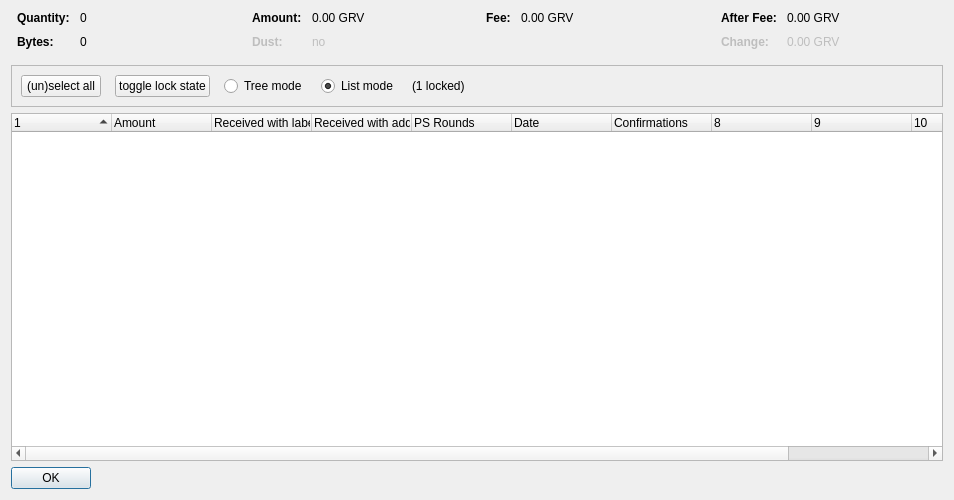
<?xml version="1.0" encoding="UTF-8"?>
<ui version="4.0">
 <class>CoinControlDialog</class>
 <widget class="QDialog" name="CoinControlDialog">
  <property name="geometry">
   <rect>
    <x>0</x>
    <y>0</y>
    <width>954</width>
    <height>500</height>
   </rect>
  </property>
  <property name="windowTitle">
   <string>Coin Selection</string>
  </property>
  <layout class="QVBoxLayout" name="verticalLayout">
   <item>
    <layout class="QHBoxLayout" name="horizontalLayoutTop" stretch="0,0,0,0">
     <property name="topMargin">
      <number>0</number>
     </property>
     <property name="bottomMargin">
      <number>10</number>
     </property>
     <item>
      <layout class="QFormLayout" name="formLayoutCoinControl1">
       <property name="horizontalSpacing">
        <number>10</number>
       </property>
       <property name="verticalSpacing">
        <number>10</number>
       </property>
       <property name="leftMargin">
        <number>6</number>
       </property>
       <property name="rightMargin">
        <number>6</number>
       </property>
       <item row="0" column="0">
        <widget class="QLabel" name="labelCoinControlQuantityText">
         <property name="font">
          <font>
           <weight>75</weight>
           <bold>true</bold>
          </font>
         </property>
         <property name="text">
          <string>Quantity:</string>
         </property>
        </widget>
       </item>
       <item row="0" column="1">
        <widget class="QLabel" name="labelCoinControlQuantity">
         <property name="cursor">
          <cursorShape>IBeamCursor</cursorShape>
         </property>
         <property name="contextMenuPolicy">
          <enum>Qt::ActionsContextMenu</enum>
         </property>
         <property name="text">
          <string notr="true">0</string>
         </property>
         <property name="textInteractionFlags">
          <set>Qt::LinksAccessibleByMouse|Qt::TextSelectableByKeyboard|Qt::TextSelectableByMouse</set>
         </property>
        </widget>
       </item>
       <item row="1" column="0">
        <widget class="QLabel" name="labelCoinControlBytesText">
         <property name="font">
          <font>
           <weight>75</weight>
           <bold>true</bold>
          </font>
         </property>
         <property name="text">
          <string>Bytes:</string>
         </property>
        </widget>
       </item>
       <item row="1" column="1">
        <widget class="QLabel" name="labelCoinControlBytes">
         <property name="cursor">
          <cursorShape>IBeamCursor</cursorShape>
         </property>
         <property name="contextMenuPolicy">
          <enum>Qt::ActionsContextMenu</enum>
         </property>
         <property name="text">
          <string notr="true">0</string>
         </property>
         <property name="textInteractionFlags">
          <set>Qt::LinksAccessibleByMouse|Qt::TextSelectableByKeyboard|Qt::TextSelectableByMouse</set>
         </property>
        </widget>
       </item>
      </layout>
     </item>
     <item>
      <layout class="QFormLayout" name="formLayoutCoinControl2">
       <property name="horizontalSpacing">
        <number>10</number>
       </property>
       <property name="verticalSpacing">
        <number>10</number>
       </property>
       <property name="leftMargin">
        <number>6</number>
       </property>
       <property name="rightMargin">
        <number>6</number>
       </property>
       <item row="0" column="0">
        <widget class="QLabel" name="labelCoinControlAmountText">
         <property name="font">
          <font>
           <weight>75</weight>
           <bold>true</bold>
          </font>
         </property>
         <property name="text">
          <string>Amount:</string>
         </property>
        </widget>
       </item>
       <item row="0" column="1">
        <widget class="QLabel" name="labelCoinControlAmount">
         <property name="cursor">
          <cursorShape>IBeamCursor</cursorShape>
         </property>
         <property name="contextMenuPolicy">
          <enum>Qt::ActionsContextMenu</enum>
         </property>
         <property name="text">
          <string notr="true">0.00 GRV</string>
         </property>
         <property name="textInteractionFlags">
          <set>Qt::LinksAccessibleByMouse|Qt::TextSelectableByKeyboard|Qt::TextSelectableByMouse</set>
         </property>
        </widget>
       </item>
       <item row="1" column="0">
        <widget class="QLabel" name="labelCoinControlLowOutputText">
         <property name="enabled">
          <bool>false</bool>
         </property>
         <property name="font">
          <font>
           <weight>75</weight>
           <bold>true</bold>
          </font>
         </property>
         <property name="text">
          <string>Dust:</string>
         </property>
        </widget>
       </item>
       <item row="1" column="1">
        <widget class="QLabel" name="labelCoinControlLowOutput">
         <property name="enabled">
          <bool>false</bool>
         </property>
         <property name="cursor">
          <cursorShape>IBeamCursor</cursorShape>
         </property>
         <property name="contextMenuPolicy">
          <enum>Qt::ActionsContextMenu</enum>
         </property>
         <property name="text">
          <string notr="true">no</string>
         </property>
         <property name="textInteractionFlags">
          <set>Qt::LinksAccessibleByMouse|Qt::TextSelectableByKeyboard|Qt::TextSelectableByMouse</set>
         </property>
        </widget>
       </item>
      </layout>
     </item>
     <item>
      <layout class="QFormLayout" name="formLayoutCoinControl3">
       <property name="horizontalSpacing">
        <number>10</number>
       </property>
       <property name="verticalSpacing">
        <number>10</number>
       </property>
       <property name="leftMargin">
        <number>6</number>
       </property>
       <property name="rightMargin">
        <number>6</number>
       </property>
       <item row="0" column="0">
        <widget class="QLabel" name="labelCoinControlFeeText">
         <property name="font">
          <font>
           <weight>75</weight>
           <bold>true</bold>
          </font>
         </property>
         <property name="text">
          <string>Fee:</string>
         </property>
        </widget>
       </item>
       <item row="0" column="1">
        <widget class="QLabel" name="labelCoinControlFee">
         <property name="cursor">
          <cursorShape>IBeamCursor</cursorShape>
         </property>
         <property name="contextMenuPolicy">
          <enum>Qt::ActionsContextMenu</enum>
         </property>
         <property name="text">
          <string notr="true">0.00 GRV</string>
         </property>
         <property name="textInteractionFlags">
          <set>Qt::LinksAccessibleByMouse|Qt::TextSelectableByKeyboard|Qt::TextSelectableByMouse</set>
         </property>
        </widget>
       </item>
      </layout>
     </item>
     <item>
      <layout class="QFormLayout" name="formLayoutCoinControl4">
       <property name="horizontalSpacing">
        <number>10</number>
       </property>
       <property name="verticalSpacing">
        <number>10</number>
       </property>
       <property name="leftMargin">
        <number>6</number>
       </property>
       <property name="rightMargin">
        <number>6</number>
       </property>
       <item row="0" column="0">
        <widget class="QLabel" name="labelCoinControlAfterFeeText">
         <property name="font">
          <font>
           <weight>75</weight>
           <bold>true</bold>
          </font>
         </property>
         <property name="text">
          <string>After Fee:</string>
         </property>
        </widget>
       </item>
       <item row="0" column="1">
        <widget class="QLabel" name="labelCoinControlAfterFee">
         <property name="cursor">
          <cursorShape>IBeamCursor</cursorShape>
         </property>
         <property name="contextMenuPolicy">
          <enum>Qt::ActionsContextMenu</enum>
         </property>
         <property name="text">
          <string notr="true">0.00 GRV</string>
         </property>
         <property name="textInteractionFlags">
          <set>Qt::LinksAccessibleByMouse|Qt::TextSelectableByKeyboard|Qt::TextSelectableByMouse</set>
         </property>
        </widget>
       </item>
       <item row="1" column="0">
        <widget class="QLabel" name="labelCoinControlChangeText">
         <property name="enabled">
          <bool>false</bool>
         </property>
         <property name="font">
          <font>
           <weight>75</weight>
           <bold>true</bold>
          </font>
         </property>
         <property name="text">
          <string>Change:</string>
         </property>
        </widget>
       </item>
       <item row="1" column="1">
        <widget class="QLabel" name="labelCoinControlChange">
         <property name="enabled">
          <bool>false</bool>
         </property>
         <property name="cursor">
          <cursorShape>IBeamCursor</cursorShape>
         </property>
         <property name="contextMenuPolicy">
          <enum>Qt::ActionsContextMenu</enum>
         </property>
         <property name="text">
          <string notr="true">0.00 GRV</string>
         </property>
         <property name="textInteractionFlags">
          <set>Qt::LinksAccessibleByMouse|Qt::TextSelectableByKeyboard|Qt::TextSelectableByMouse</set>
         </property>
        </widget>
       </item>
      </layout>
     </item>
    </layout>
   </item>
   <item>
    <widget class="QFrame" name="frame">
     <property name="minimumSize">
      <size>
       <width>0</width>
       <height>40</height>
      </size>
     </property>
     <property name="frameShape">
      <enum>QFrame::StyledPanel</enum>
     </property>
     <property name="frameShadow">
      <enum>QFrame::Sunken</enum>
     </property>
     <layout class="QHBoxLayout" name="horizontalLayout">
      <item>
       <layout class="QHBoxLayout" name="horizontalLayoutPanel" stretch="0,0,0,0,0,0">
        <property name="spacing">
         <number>14</number>
        </property>
        <item>
         <widget class="QPushButton" name="pushButtonSelectAll">
          <property name="sizePolicy">
           <sizepolicy hsizetype="Maximum" vsizetype="Fixed">
            <horstretch>0</horstretch>
            <verstretch>0</verstretch>
           </sizepolicy>
          </property>
          <property name="text">
           <string>(un)select all</string>
          </property>
          <property name="autoDefault">
           <bool>false</bool>
          </property>
         </widget>
        </item>
        <item>
         <widget class="QPushButton" name="pushButtonToggleLock">
          <property name="sizePolicy">
           <sizepolicy hsizetype="Maximum" vsizetype="Fixed">
            <horstretch>0</horstretch>
            <verstretch>0</verstretch>
           </sizepolicy>
          </property>
          <property name="text">
           <string>toggle lock state</string>
          </property>
          <property name="autoDefault">
           <bool>false</bool>
          </property>
         </widget>
        </item>
        <item>
         <widget class="QRadioButton" name="radioTreeMode">
          <property name="sizePolicy">
           <sizepolicy hsizetype="Maximum" vsizetype="Fixed">
            <horstretch>0</horstretch>
            <verstretch>0</verstretch>
           </sizepolicy>
          </property>
          <property name="text">
           <string>Tree mode</string>
          </property>
         </widget>
        </item>
        <item>
         <widget class="QRadioButton" name="radioListMode">
          <property name="sizePolicy">
           <sizepolicy hsizetype="Maximum" vsizetype="Fixed">
            <horstretch>0</horstretch>
            <verstretch>0</verstretch>
           </sizepolicy>
          </property>
          <property name="text">
           <string>List mode</string>
          </property>
          <property name="checked">
           <bool>true</bool>
          </property>
         </widget>
        </item>
        <item>
         <widget class="QLabel" name="labelLocked">
          <property name="text">
           <string>(1 locked)</string>
          </property>
         </widget>
        </item>
        <item>
         <spacer name="horizontalSpacer">
          <property name="orientation">
           <enum>Qt::Horizontal</enum>
          </property>
          <property name="sizeHint" stdset="0">
           <size>
            <width>40</width>
            <height>20</height>
           </size>
          </property>
         </spacer>
        </item>
       </layout>
      </item>
     </layout>
    </widget>
   </item>
   <item>
    <widget class="CoinControlTreeWidget" name="treeWidget">
     <property name="contextMenuPolicy">
      <enum>Qt::CustomContextMenu</enum>
     </property>
     <property name="sortingEnabled">
      <bool>false</bool>
     </property>
     <property name="columnCount">
      <number>11</number>
     </property>
     <attribute name="headerShowSortIndicator" stdset="0">
      <bool>true</bool>
     </attribute>
     <attribute name="headerStretchLastSection">
      <bool>false</bool>
     </attribute>
     <column>
      <property name="text">
       <string/>
      </property>
     </column>
     <column>
      <property name="text">
       <string>Amount</string>
      </property>
     </column>
     <column>
      <property name="text">
       <string>Received with label</string>
      </property>
     </column>
     <column>
      <property name="text">
       <string>Received with address</string>
      </property>
     </column>
     <column>
      <property name="text">
       <string>PS Rounds</string>
      </property>
     </column>
     <column>
      <property name="text">
       <string>Date</string>
      </property>
     </column>
     <column>
      <property name="text">
       <string>Confirmations</string>
      </property>
      <property name="toolTip">
       <string>Confirmed</string>
      </property>
     </column>
     <column>
      <property name="text">
       <string/>
      </property>
     </column>
     <column>
      <property name="text">
       <string/>
      </property>
     </column>
     <column>
      <property name="text">
       <string/>
      </property>
     </column>
     <column>
      <property name="text">
       <string/>
      </property>
     </column>
    </widget>
   </item>
   <item>
    <widget class="QDialogButtonBox" name="buttonBox">
     <property name="sizePolicy">
      <sizepolicy hsizetype="Maximum" vsizetype="Fixed">
       <horstretch>0</horstretch>
       <verstretch>0</verstretch>
      </sizepolicy>
     </property>
     <property name="orientation">
      <enum>Qt::Horizontal</enum>
     </property>
     <property name="standardButtons">
      <set>QDialogButtonBox::Ok</set>
     </property>
    </widget>
   </item>
  </layout>
 </widget>
 <customwidgets>
  <customwidget>
   <class>CoinControlTreeWidget</class>
   <extends>QTreeWidget</extends>
   <header>coincontroltreewidget.h</header>
  </customwidget>
 </customwidgets>
 <resources/>
 <connections/>
</ui>
